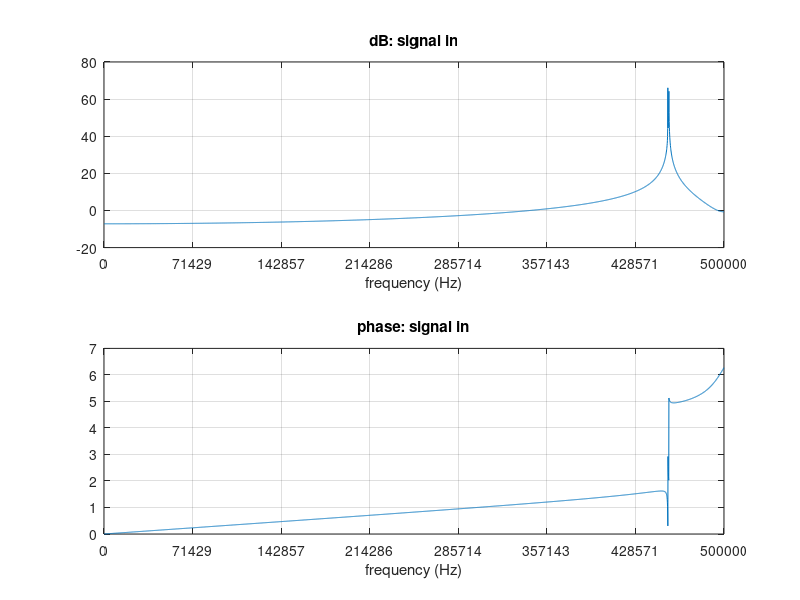
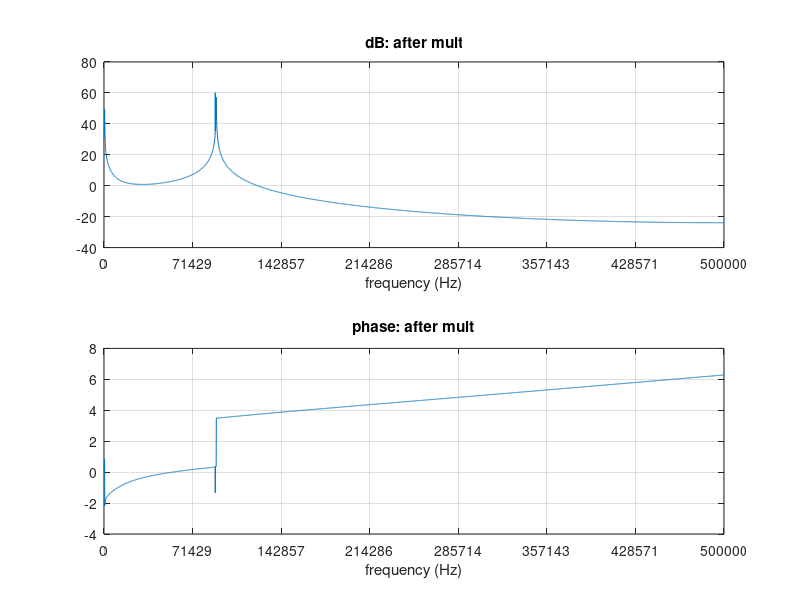
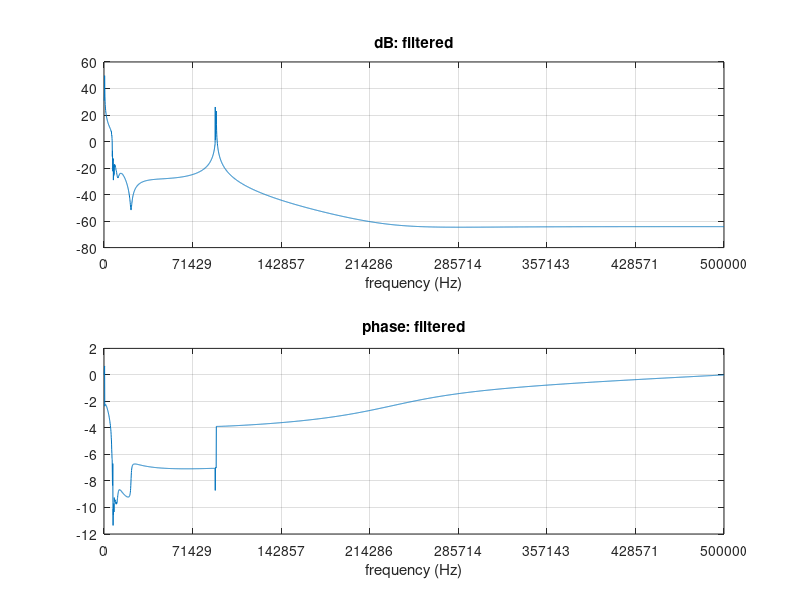
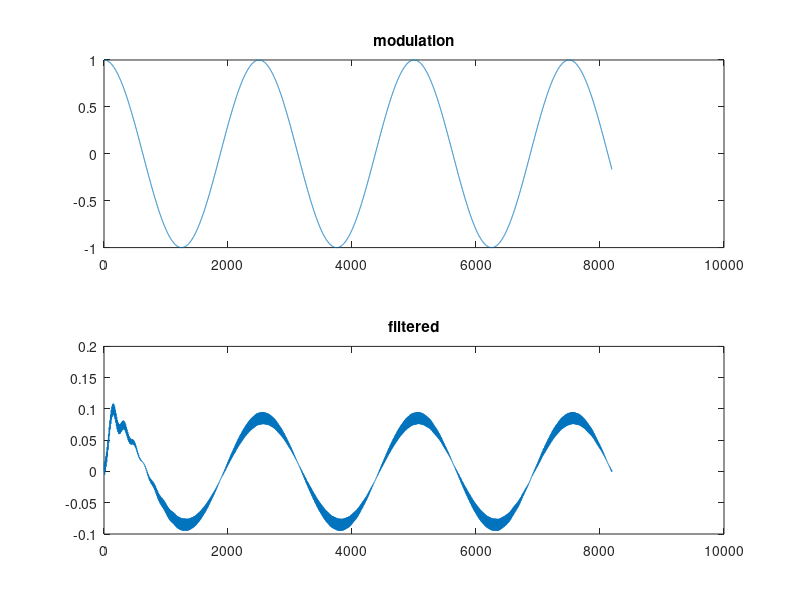

These charts were generated, in order, by the following MATLAB code:
% DSB modulation investigation
% Cat VW, March `24

% we're going to try to do this by writing everything ourselves, in a way that
% a microcontroller might be happy with!

clc; clear; close all;
pkg load signal;

%% misc. utilities
function nyq_x_axis(nyq, fs, nticks)
	points = linspace(0, 1, nticks);
	ticks = points.*nyq;
	xlim(ticks([1 end]));
	xticks(ticks);
	xticklabels(round(points.*fs/2));
	xlabel('frequency (Hz)');
end

function plot_fft(s, name, fs)
	nticks = 8;
	S = fft(s);
	nyq = round(length(S)/2);
	S_half = S(1:nyq);

	figure;
	subplot(2, 1, 1);
	plot(20*log10(abs(S_half)));
	grid on;
	title(['dB: ' name]);
	nyq_x_axis(nyq, fs, nticks);

	subplot(2, 1, 2);
	plot(unwrap(angle(S_half)));
	grid on;
	title(['phase: ' name]);
	nyq_x_axis(nyq, fs, nticks);
end

%% parameters
N = 8*1024; % samples
fs = 1e6; % Hz
f_if = 455e3; % Hz
f_mod = 400; % Hz

%% signal creation
n = 0:(N - 1);
wd_if = 2*pi*f_if/fs;
wd_mod = 2*pi*f_mod/fs;

inter = cos(wd_if*n);
mod = cos(wd_mod*n);
signal_in = inter.*mod;

%% signal demodulation
phase_offset = 1.4; % rad
other_inter = cos(wd_if*n + phase_offset);

Wp = 6e3/(fs/2);
Ws = 7e3/(fs/2);
Rp = 1; % dB ripple
Rs = 30; % dB rejection

[order, Wc_s, Wc_p] = cheb2ord(Wp, Ws, Rp, Rs);
[b, a] = cheby2(order, Rs, Wc_s);

after_mult = signal_in.*other_inter;
filtered = filter(b, a, after_mult);

plot_fft(signal_in, 'signal in', fs);
plot_fft(after_mult, 'after mult', fs);
plot_fft(filtered, 'filtered', fs);

figure;
subplot(2, 1, 1);
plot(mod);
title('modulation');
subplot(2, 1, 2);
plot(filtered);
title('filtered');
